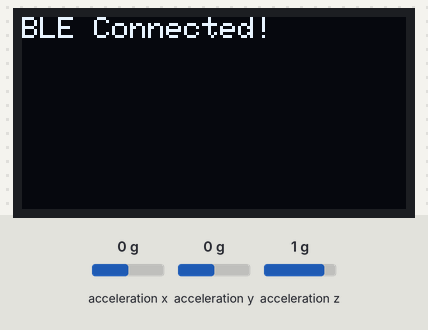
Bench run of a sketch on a simulated Arduino Nano 33 BLE. On the bench: 128×64 one-colour display. Inputs (shaded band) come from the test bench; at power-on: acceleration x 0 g, acceleration y 0 g, acceleration z 1 g. Nothing arrives over Bluetooth unless stated; a phone connects over Bluetooth LE 3 s after start; what the sketch prints to the serial monitor is not drawn.

Above: at 3.6 s.
3.7 s: acceleration x set to -1.4 g
At 6.2 s:
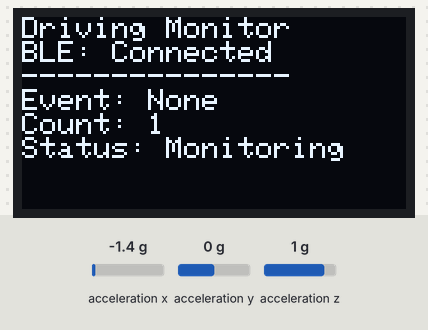
6.5 s: acceleration y set to -1.4 g
At 7.7 s:
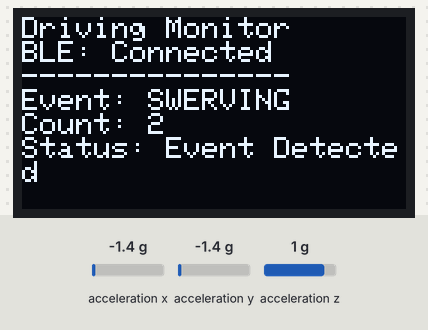
8.2 s: acceleration y set to 0 g
At 9.91 s:
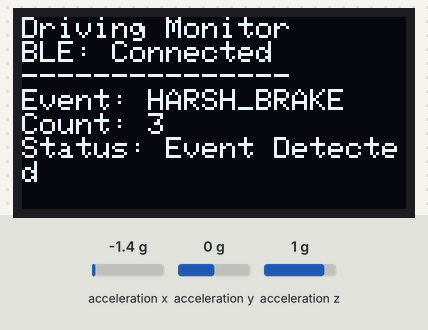
11.2 s: acceleration x set to 0.8 g
At 13.9 s:
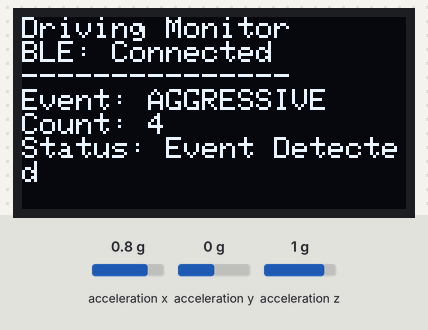
14.2 s: acceleration x set to 0.6 g
16.6 s: acceleration x set to 0.3 g
At 20.6 s:
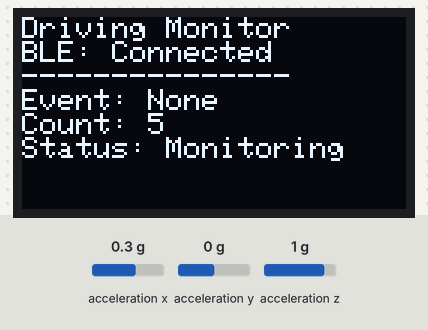
Timing chart, 0 to 22.1 s (numbered marks = the images above; inputs shaded):
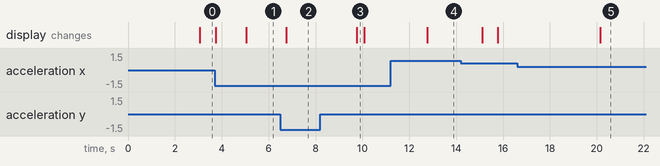

Measured:
- the behaviour switches between 0.5 and 0.4 g on acceleration x (found by bisection; images 4 and 5)
- after the input at 3.7 s, the display: first changes at once (image 1 shows a later state)
- after the input at 6.5 s, the display: changes after 0.25 s (image 2)
- after the input at 8.2 s, the display: changes after 1.6 s (image 3)
- after the input at 11.2 s, the display: changes after 1.6 s (image 4)

The sketch:

driving_monitor.ino
```cpp
#include <Arduino_LSM9DS1.h>
#include <Adafruit_SSD1306.h>
#include <Adafruit_GFX.h>
#include <ArduinoBLE.h>

#define SCREEN_WIDTH 128
#define SCREEN_HEIGHT 64
#define OLED_RESET -1
#define SCREEN_ADDRESS 0x3C

Adafruit_SSD1306 display(SCREEN_WIDTH, SCREEN_HEIGHT, &Wire, OLED_RESET);

// BLE Service and Characteristic
BLEService drivingService("12345678-1234-1234-1234-123456789abc");
BLEStringCharacteristic drivingData("87654321-4321-4321-4321-cba987654321", BLERead | BLENotify, 100);

const float HARSH_BRAKE_THRESHOLD = 0.5;
const float HARSH_ACCEL_THRESHOLD = 0.4;
const float SWERVE_THRESHOLD = 0.6;
const int TIME_WINDOW = 60000;
const int AGGRESSIVE_EVENT_LIMIT = 3;
const int EVENT_COOLDOWN = 3000;

int aggressiveEventCount = 0;
unsigned long windowStartTime = 0;
unsigned long lastEventTime = 0;

void setup() {
  Serial.begin(115200);

  // Initialize OLED
  if (!display.begin(SSD1306_SWITCHCAPVCC, SCREEN_ADDRESS)) {
    Serial.println("OLED failed!");
    while (1);
  }

  // Initialize IMU
  if (!IMU.begin()) {
    Serial.println("IMU failed!");
    display.clearDisplay();
    display.setCursor(0, 0);
    display.println("IMU FAILED!");
    display.display();
    while (1);
  }

  // Initialize BLE
  if (!BLE.begin()) {
    Serial.println("BLE failed!");
    display.clearDisplay();
    display.setCursor(0, 0);
    display.println("BLE FAILED!");
    display.display();
    while (1);
  }

  // Set BLE device name and service
  BLE.setLocalName("Driving Monitor");
  BLE.setAdvertisedService(drivingService);
  drivingService.addCharacteristic(drivingData);
  BLE.addService(drivingService);

  // Start advertising
  BLE.advertise();

  windowStartTime = millis();

  // Show startup message
  display.clearDisplay();
  display.setTextSize(1);
  display.setTextColor(SSD1306_WHITE);
  display.setCursor(0, 0);
  display.println("Driving Monitor");
  display.println("BLE: Advertising");
  display.println("Events: 0");
  display.println("Status: Ready");
  display.display();

  Serial.println("Driving Monitor with BLE Started");
  Serial.println("Look for 'Driving Monitor' in BLE devices");
}

void updateDisplay(String eventType, int eventCount, String status) {
  display.clearDisplay();
  display.setTextSize(1);
  display.setTextColor(SSD1306_WHITE);

  display.setCursor(0, 0);
  display.println("Driving Monitor");
  display.println("BLE: Connected");
  display.println("---------------");

  if (eventType != "") {
    display.println("Event: " + eventType);
  } else {
    display.println("Event: None");
  }

  display.println("Count: " + String(eventCount));
  display.println("Status: " + status);

  display.display();
}

void sendBLEData(String data) {
  if (BLE.connected()) {
    drivingData.writeValue(data);
    Serial.println("BLE Sent: " + data);
  }
}

void loop() {
  // Listen for BLE connections
  BLEDevice central = BLE.central();

  if (central) {
    Serial.println("Connected to: " + central.address());
    display.clearDisplay();
    display.setCursor(0, 0);
    display.println("BLE Connected!");
    display.display();

    while (central.connected()) {
      float ax, ay, az;

      if (IMU.accelerationAvailable()) {
        IMU.readAcceleration(ax, ay, az);

        bool aggressiveEvent = false;
        String eventType = "";

        if (ax < -HARSH_BRAKE_THRESHOLD) {
          eventType = "HARSH_BRAKE";
          aggressiveEvent = true;
        }

        if (ax > HARSH_ACCEL_THRESHOLD) {
          eventType = "AGGRESSIVE";
          aggressiveEvent = true;
        }

        if (abs(ay) > SWERVE_THRESHOLD) {
          eventType = "SWERVING";
          aggressiveEvent = true;
        }

        // Send data via BLE
        String dataString = String(ax) + "," + String(ay) + "," + String(az) + "," + eventType + "," + String(aggressiveEventCount);
        sendBLEData(dataString);

        // Only count events once per cooldown period
        if (aggressiveEvent && (millis() - lastEventTime > EVENT_COOLDOWN)) {
          Serial.println(eventType);
          aggressiveEventCount++;
          lastEventTime = millis();

          // Send event notification
          sendBLEData("EVENT:" + eventType + ":" + String(aggressiveEventCount));
          updateDisplay(eventType, aggressiveEventCount, "Event Detected");
        }

        if (millis() - windowStartTime > TIME_WINDOW) {
          String status;
          if (aggressiveEventCount >= AGGRESSIVE_EVENT_LIMIT) {
            status = "AGGRESSIVE";
            sendBLEData("STATUS:AGGRESSIVE:" + String(aggressiveEventCount));
          } else {
            status = "SAFE";
            sendBLEData("STATUS:SAFE:" + String(aggressiveEventCount));
          }

          updateDisplay("", aggressiveEventCount, status);
          aggressiveEventCount = 0;
          windowStartTime = millis();
        }

        // Update display every 5 seconds
        static unsigned long lastDisplayUpdate = 0;
        if (millis() - lastDisplayUpdate > 5000) {
          updateDisplay("", aggressiveEventCount, "Monitoring");
          lastDisplayUpdate = millis();
        }
      }

      delay(20);
    }

    Serial.println("Disconnected");
  }
}
```
